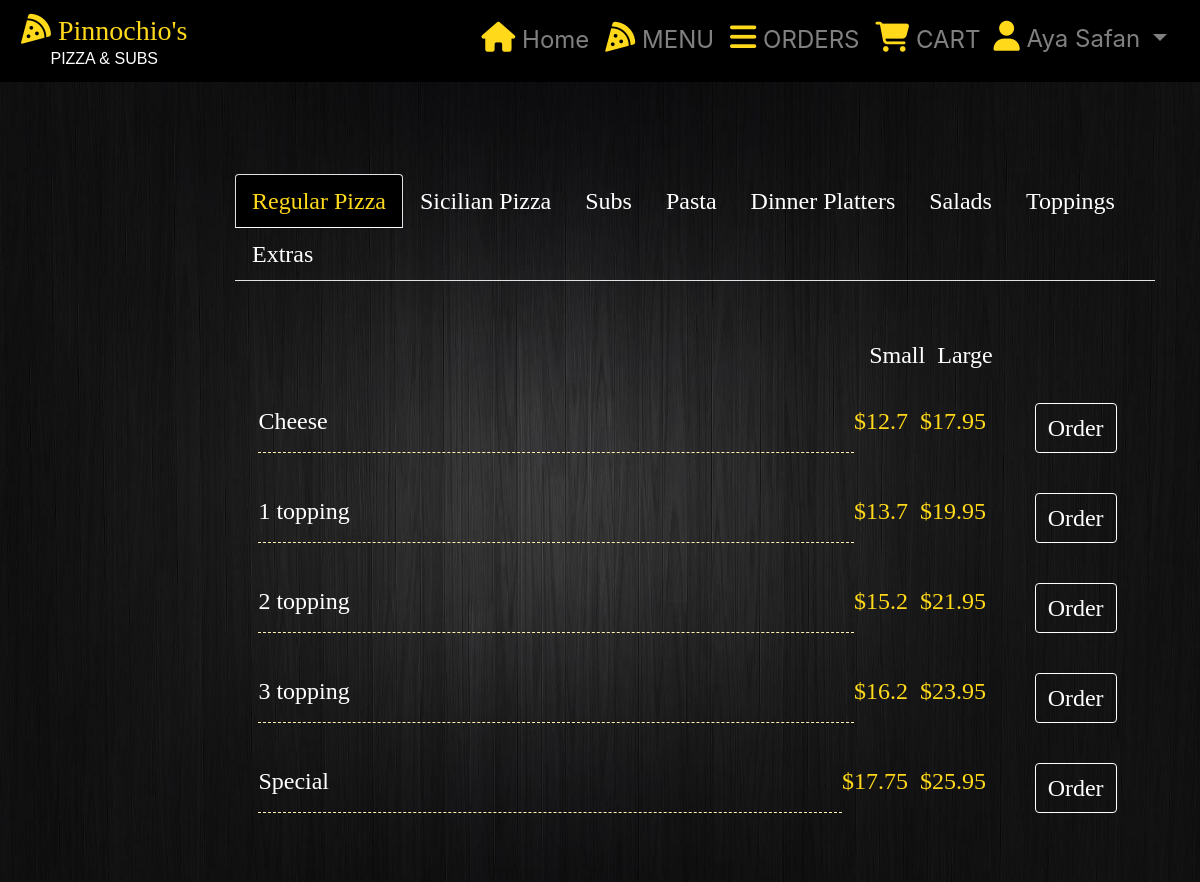
Screenshot of /menu (signed in) with the database file from the repository.
### pizza_app/models.py (models this page shows, shortened)
class User(AbstractUser):
    phone =     models.CharField(max_length=11, blank=True)
    address =   models.CharField(max_length=200, blank=True)

class Type(models.Model):
    name =          models.CharField(max_length=64)
    extras =        models.BooleanField(default=False)
    def __str__(self):
        return f"{self.name}"

class Meal(models.Model):
    name =              models.CharField(max_length=64)
    type =              models.ForeignKey(Type, on_delete=models.CASCADE, related_name="meals")
    small_price =       models.FloatField(default=0)
    large_price =       models.FloatField(default=0)
    toppings =          models.IntegerField(default=0)
    def __str__(self):
        return f"{self.name} ({self.type})"

### pizza_app/views.py (the view)
# urls.py: path("menu", views.menu, name="menu"),
def menu(request):
    context = {
        "user":request.user,
        "types": Type.objects.all(),
        "meals": Meal.objects.all(),
        "alltoppings": Topping.objects.all(),
        "extras": Extra.objects.all()
    }
    return render(request, "pizza_templates/menu.html", context)

### pizza_app/models.py (called while the page is built)
    def __str__(self):
        return f"{self.name}"

    def __str__(self):
        return f"{self.name}"

### pizza_app/templates/pizza_templates/menu.html (shortened to what this page needs)
{% extends "pizza_templates/base.html" %}
{% load static %}
{% block nav_right %}
{% if user.is_authenticated %}
{% if user.is_superuser %}
<li class="nav-item"><a class="nav-link" href="{% url 'allorders' %}"><i class="fa fa-bars" aria-hidden="true"></i> ORDERS</a></li>
{%else%}
<li class="nav-item"><a class="nav-link" href="{% url 'myorders' %}"><i class="fa fa-bars" aria-hidden="true"></i> ORDERS</a></li>
<li class="nav-item"><a class="nav-link" href="{% url 'cart' %}"><i class="fa">&#xf07a;</i> CART</a></li>
{% endif %}
<li class="nav-item">
    <div class="dropdown">
        <button class="btn btn-custome btn-user dropdown-toggle" type="button" data-toggle="dropdown">
            <i class="fa">&#xf007;</i> {{ user.username }} </button>
      </div>
</li>
{% endif %}
{% endblock %}
{% block body %}
        <div class="background_menu">
            <div class="container card-container">
                <div class="row">
                    <div class="col"></div>
                    <div class="col-lg-10">
                    <div class="menu">
                        <ul class="nav nav-tabs" role="tablist">
                            {% for type in types%}
                            {% if forloop.counter == 1 %}
                            <li class="nav-item">
                                <a class="nav-link active" data-toggle="tab" href="#tab-{{type.id}}">{{type}}</a>
                            </li>
                            {% endif %}
                            {%endfor%}
                            {% for type in types%}
                            {% if forloop.counter != 1 %}
                            <li class="nav-item">
                                 <a class="nav-link" data-toggle="tab" href="#tab-{{type.id}}">{{type}}</a>
                            </li>
                            {% endif %}
                            {%endfor%}
                            <li class="nav-item">
                              <a class="nav-link" data-toggle="tab" href="#tab-toppings">Toppings</a>
                            </li>
                            <li class="nav-item">
                              <a class="nav-link" data-toggle="tab" href="#tab-extras">Extras</a>
                            </li>
                        </ul>
                        <div class="tab-content">
                        {% for type in types%}
                            {% if forloop.counter == 1 %}
                            <div id='tab-{{type.id}}' class="tab-pane fade in active show">
                            {%endif%}
                            <div class="row row-price-title">
                                <div class="col"></div>
                                <div class="col-xsm-1 meal-price-title">Small</div>
                                <div class="col-xsm-1 meal-price-title"> &nbsp; Large</div>
                                <div class="col-sm-2"></div>
                            </div>
                                {% for meal in meals%}
                                    {% if meal.type == type%}
                                <div class="meal">
                                    <div class="row">
                                        <div class="col meal-name nopadding">{{meal.name}}</div>
                                        {% if meal.small_price != 0%}
                                        <div class="col-xsm-1 meal-price">${{meal.small_price}}</div>
                                        {% else %}
                                        <div class="col-xsm-1 meal-price">____  &nbsp; </div>
                                        {% endif%}
                                        {% if meal.large_price != 0%}
                                        <div class="col-xsm-1 meal-price"> &nbsp; ${{meal.large_price}}</div>
                                        {% else %}
                                        <div class="col-xsm-1 meal-price">____  &nbsp;</div>
                                        {% endif%}
                                        <div class="col-sm-2 order">
                                          {% if user.is_authenticated %}
                                          {% if not user.is_superuser %}
                                          <button type="button" class="btn btn-primary btn-md btn-order"
                                          onclick="open_modal('{{meal}}', '{{meal.id}}', '{{type.extras}}','{{meal.toppings}}' , '{{meal.small_price}}' , '{{meal.large_price}}');">
                                          Order</button>
                                          {% endif%}
                                          {% endif%}
                                        </div>
                                    </div>
                                </div>
                                    {%endif%}
                                {%endfor%}
                            </div>
                        {%endfor%}
                    </div>
             </div>
            </div>
        </div>
{% endblock %}

### pizza_app/static/pizza_static/styles.css (style rules this page uses)
html,body { height: 100%; margin: 0; padding-right: 0px !important; }
.nopadding { padding: 0 !important; margin: 0 !important; }
.background_menu { background-image: url("bg2.jpg"); }
.background , .background_menu { min-height: 100%; width: 100%; background-position: center; background-repeat: no-repeat; background-size: cover; position: relative; }
.nav-tabs .nav-tab.active .nav-link, .nav-tabs .nav-tab:hover .nav-link, .navbar-nav .nav-item.active .nav-link, .navbar-nav .nav-item:hover .nav-link, .fa, .fas { color:#ffd91a!important; }
.nav-link { font-size:large; }
.fa, .fas { font-size:30px; color: white; }
.btn-custome, .btn-custome:focus, .btn-order:focus { background-color:#000000; border-color:#ffd91a; outline: none; box-shadow: none !important; }
.btn-custome.btn-user { border-color:black !important; color: rgba(255,255,255,.5); font-size:x-large; padding-top: 2px; padding-left: 0px; margin-left: 0; border-width: 0; }
.btn-order { background-color: transparent; color: white; border-color: white; float: right; font-size: x-large; }
.menu { margin-top:10%; font-family: Goody; font-style: bold; font-size: x-large; }
.tab-content { padding: 2%; padding-top: 5%; padding-bottom: 5%; }
.nav-item > .nav-link.active { background-color: black; color: #ffd91a; }
.nav-item .nav-link { color: white; font-size: x-large; }
.meal-name, .tab-pane { color:white; }
.meal, .meal .row, .row-price-title { padding: 10px; }
.meal .row .col, .row-price-title .col { font-size: large; }
.meal-name { float: left; border-bottom-color:#fff2b3; border-bottom-style: dashed; border-bottom-width: 1px; font-size: x-large !important; }
.meal-price { color: #ffd91a; text-align: right; }
.meal-price-title { color: white; text-align: right; }
.dropdown { padding: 5px; float: left; }

### rows the page displays
User: username "Aya Safan"
Type: name "Regular Pizza"
Type: name "Sicilian Pizza"
Type: name "Subs"
Type: name "Pasta"
Type: name "Dinner Platters"
Type: name "Salads"
Meal: name "Cheese", small_price "12.7", large_price "17.95"
Meal: name "1 topping", small_price "13.7", large_price "19.95"
Meal: name "2 topping", small_price "15.2", large_price "21.95"
Meal: name "3 topping", small_price "16.2", large_price "23.95"
Meal: name "Special", small_price "17.75", large_price "25.95"
